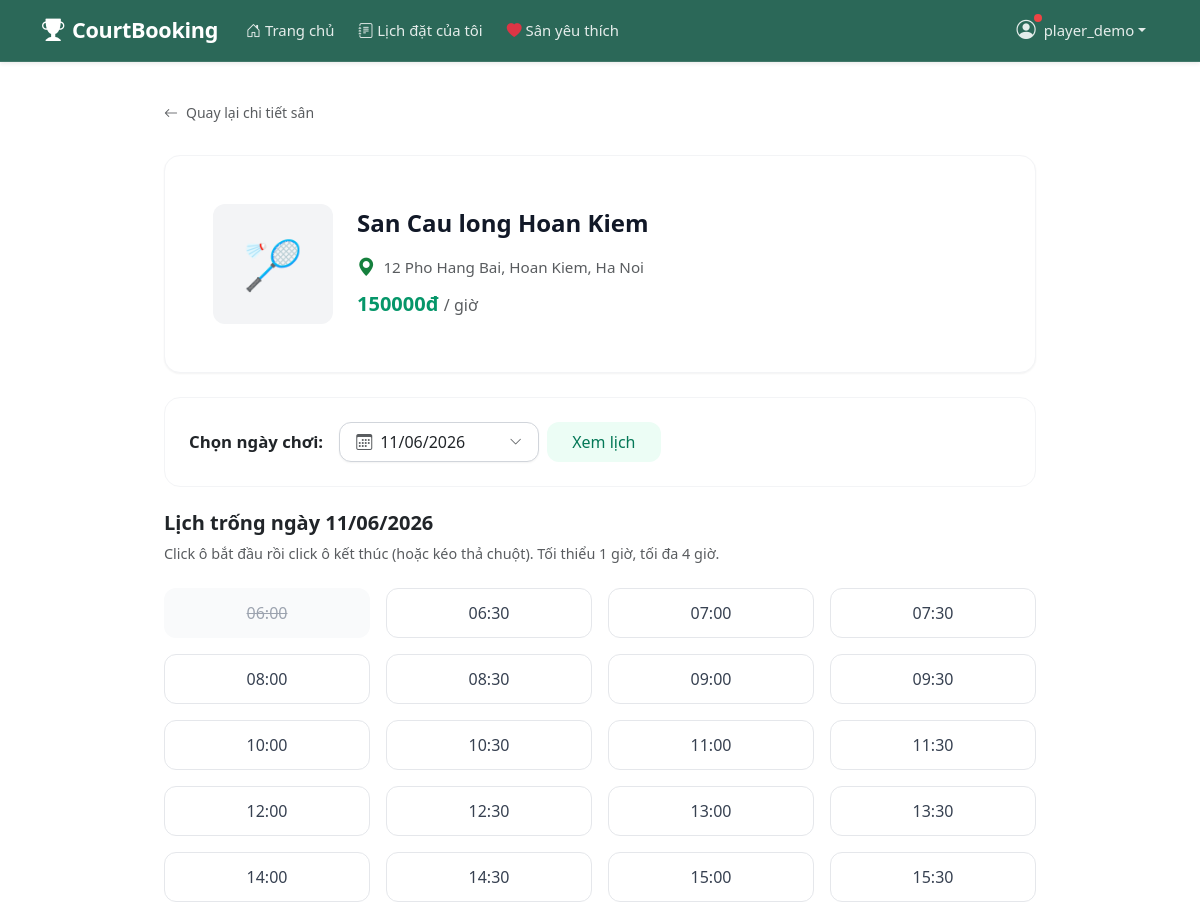
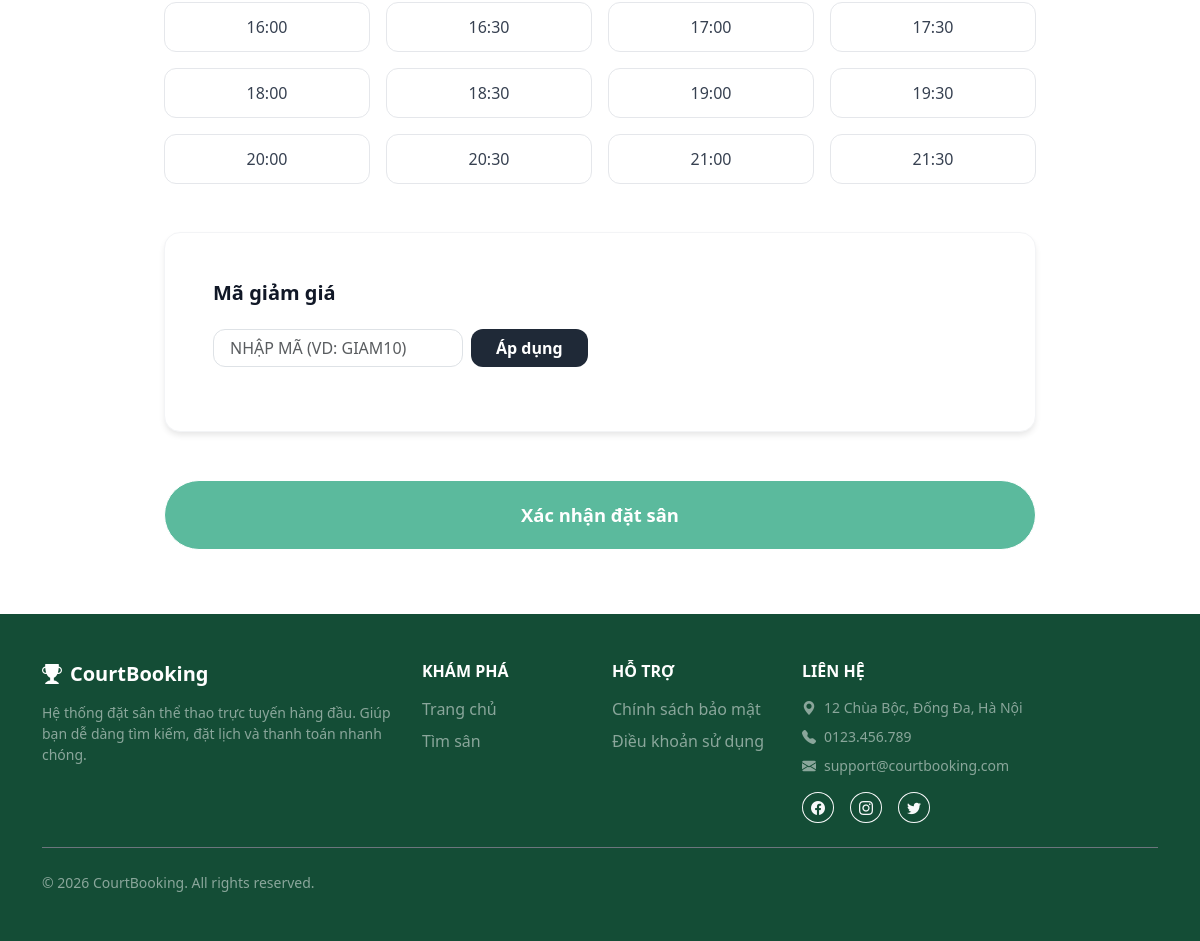
The page /bookings/book/5/ (signed in) on the database its author committed (2 pictures, top to bottom).
### accounts/models.py (models this page shows, shortened)
class User(AbstractUser):
    ROLE_CHOICES = [
        ('guest',  'Khách'),
        ('player', 'Người chơi'),
        ('owner',  'Chủ sân'),
        ('admin',  'Quản trị'),
    ]
    phone = models.CharField(max_length=15, blank=True)
    role  = models.CharField(max_length=10, choices=ROLE_CHOICES, default='player')

### courts/models.py (models this page shows, shortened)
class Court(models.Model):
    COURT_TYPE_CHOICES = [
        ('badminton',  'Cầu lông'),
        ('football',   'Bóng đá'),
        ('pickleball', 'Pickleball'),
        ('basketball', 'Bóng rổ'),
        ('tennis',     'Tennis'),
    ]
    DISTRICT_CHOICES = [
        ('cau_giay',     'Cầu Giấy'),
        ('dong_da',      'Đống Đa'),
        ('hai_ba_trung', 'Hai Bà Trưng'),
        ('hoan_kiem',    'Hoàn Kiếm'),
        ('thanh_xuan',   'Thanh Xuân'),
        ('ha_dong',      'Hà Đông'),
        ('bac_tu_liem',  'Bắc Từ Liêm'),
        ('nam_tu_liem',  'Nam Từ Liêm'),
        ('khac',         'Khác'),
    ]
    name           = models.CharField(max_length=200, verbose_name='Tên sân')
    court_type     = models.CharField(max_length=20, choices=COURT_TYPE_CHOICES, verbose_name='Loại sân')
    address        = models.CharField(max_length=300, verbose_name='Địa chỉ')
    district       = models.CharField(max_length=20, choices=DISTRICT_CHOICES, default='khac',
                                      blank=True, verbose_name='Quận/Huyện')
    description    = models.TextField(blank=True, verbose_name='Mô tả')
    price_per_hour = models.DecimalField(max_digits=10, decimal_places=0, verbose_name='Giá thuê/giờ (VNĐ)')
    image          = models.ImageField(upload_to='courts/', blank=True, null=True, verbose_name='Ảnh sân')
    is_active      = models.BooleanField(default=True, verbose_name='Đang hoạt động')
    owner          = models.ForeignKey(
        settings.AUTH_USER_MODEL,
        on_delete=models.SET_NULL,
        null=True,
        blank=True,
        related_name='owned_courts',
        verbose_name='Chủ sân',
    )
    created_at     = models.DateTimeField(auto_now_add=True, verbose_name='Ngày tạo')
    class Meta:
        ordering = ['-created_at']
        verbose_name = 'Sân'
        verbose_name_plural = 'Danh sách sân'

### bookings/views.py (the view)
# urls.py: path('book/<int:court_id>/', views.booking_create, name='booking_create'),
@login_required
def booking_create(request, court_id):
    court = get_object_or_404(Court, pk=court_id, is_active=True)
    today = date.today()
    if request.method == 'POST':
        form = BookingForm(request.POST, court=court)
        date_str = request.POST.get('date', '')
        try:
            selected_date = datetime.strptime(date_str, '%Y-%m-%d').date()
        except (ValueError, TypeError):
            selected_date = today
        if form.is_valid():
            booking       = form.save(commit=False)
            booking.user  = request.user
            booking.court = court
            order_total         = court.price_per_hour * form.cleaned_data['duration_hours']
            booking.total_price = order_total
            promo_code_str = request.POST.get('promotion', '').strip()
            if promo_code_str:
                try:
                    promo = Promotion.objects.get(code__iexact=promo_code_str)
                    if promo.is_valid_now():
                        if promo.discount_type == 'percent':
                            discount = int(order_total * promo.discount_value / 100)
                        else:
                            discount = min(int(promo.discount_value), int(order_total))
                        booking.promotion       = promo
                        booking.discount_amount = discount
                        booking.total_price     = order_total - discount
                except Promotion.DoesNotExist:
                    pass  # mã không tồn tại hoặc đã bị xóa → bỏ qua
            try:
                booking.save()
            except IntegrityError:
                messages.error(
                    request,
                    'Khung giờ vừa được người khác đặt, vui lòng chọn khung giờ khác.'
                )
                return redirect('bookings:booking_create', court_id=court.pk)
            messages.success(request, f'Đặt sân "{court.name}" thành công! Vui lòng thanh toán để xác nhận.')
            return redirect('payments:payment_process', booking_id=booking.pk)
    else:
        form = BookingForm(court=court)
        date_str = request.GET.get('date', '')
        try:
            selected_date = datetime.strptime(date_str, '%Y-%m-%d').date()
        except (ValueError, TypeError):
            selected_date = today
        if selected_date < today:
            selected_date = today
    existing_bookings = Booking.objects.filter(
        court=court,
        date=selected_date,
    ).exclude(status='cancelled')
    booked_slots = set()
    for b in existing_bookings:
        start_idx = _time_to_slot(b.start_time)
        end_idx   = start_idx + b.duration_hours * 2   # 1 giờ = 2 slot
        for i in range(start_idx, min(end_idx, 32)):
            booked_slots.add(i)
    past_slots = set()
    if selected_date == today:
        current_slot = _time_to_slot(datetime.now().time())
        past_slots   = set(range(0, current_slot + 1))
    slots_info = []
    for idx in range(32):
        hour   = 6 + idx // 2
        minute = 30 if idx % 2 == 1 else 0
        slots_info.append({
            'index':      idx,
            'time_label': f'{hour:02d}:{minute:02d}',
            'is_booked':  idx in booked_slots,
            'is_past':    idx in past_slots,
        })
    context = {
        'form':              form,
        'court':             court,
        'selected_date':     selected_date,
        'selected_date_str': selected_date.strftime('%Y-%m-%d'),
        'today_str':         today.strftime('%Y-%m-%d'),
        'slots_info':        slots_info,
    }
    return render(request, 'bookings/booking_form.html', context)

### bookings/templates/bookings/booking_form.html (shortened to what this page needs)
{% extends 'base.html' %}
{% load humanize %}
{% block content %}
<div class="container" style="max-width: 56rem; margin: 0 auto; padding-top: 2rem; padding-bottom: 4rem;">
    <a href="{% url 'courts:court_detail' court.pk %}"
       class="back-link-bloom d-inline-flex align-items-center text-decoration-none text-muted mb-4" style="font-size: 0.875rem; font-weight: 500;">
        <i class="bi bi-arrow-left me-2"></i>Quay lại chi tiết sân
    </a>
    <div class="bg-white p-4 p-md-5 mb-4 d-flex flex-column flex-md-row gap-4 align-items-md-center" style="border-radius: 1rem; box-shadow: 0 1px 2px 0 rgba(0,0,0,0.05); border: 1px solid #f3f4f6;">
        {% if court.image %}
            <img src="{{ court.image.url }}" alt="{{ court.name }}" style="width: 120px; height: 120px; object-fit: cover; border-radius: 0.75rem; flex-shrink: 0; box-shadow: 0 1px 3px rgba(0,0,0,0.1);">
        {% else %}
            <div style="width: 120px; height: 120px; border-radius: 0.75rem; display: flex; align-items: center; justify-content: center; background-color: #f3f4f6; font-size: 3rem; flex-shrink: 0;">
                {% if court.court_type == 'badminton' %}🏸
                {% elif court.court_type == 'football' %}⚽
                {% elif court.court_type == 'pickleball' %}🏓
                {% elif court.court_type == 'basketball' %}🏀
                {% elif court.court_type == 'tennis' %}🎾
                {% else %}🏟️{% endif %}
            </div>
        {% endif %}
        <div>
            <h2 class="fw-bold mb-3" style="font-size: 1.5rem; color: #111827;">{{ court.name }}</h2>
            <div class="text-muted d-flex align-items-center mb-1" style="font-size: 0.95rem;">
                <i class="bi bi-geo-alt-fill text-success me-2" style="font-size: 1.15rem; transform: translateY(-1px);"></i>
                <span>{{ court.address }}</span>
            </div>
            <p class="fw-bold mt-2 mb-0" style="color: #059669; font-size: 1.25rem;">
                {{ court.price_per_hour|intcomma }}đ <span class="text-muted fw-normal" style="font-size: 1rem;">/ giờ</span>
            </p>
        </div>
    </div>
    <div class="bg-white p-4 mb-4" style="border-radius: 1rem; border: 1px solid #f3f4f6;">
        <form method="GET" action="" class="d-flex flex-column flex-md-row align-items-md-center gap-3">
            <label class="form-label fw-bold mb-0 text-dark" style="font-size: 1.05rem;">Chọn ngày chơi:</label>
            <div class="d-flex gap-2 align-items-center">
                <div class="position-relative" id="customDatepickerWrapper">
                    <button type="button" id="datePickerTrigger" class="btn px-3 d-flex justify-content-between align-items-center" style="width: 200px; border-radius: 0.75rem; text-align: left; background-color: #fff; border: 1px solid #d1d5db; box-shadow: 0 1px 2px 0 rgba(0,0,0,0.05); height: 2.5rem;">
                        <span id="datePickerDisplayText" class="fw-medium text-dark"><i class="bi bi-calendar3 me-2 text-muted"></i>{{ selected_date|date:"d/m/Y" }}</span>
                        <i class="bi bi-chevron-down text-muted" style="font-size: 0.8rem;"></i>
                    </button>
                </div>
                <button type="submit" class="btn fw-medium px-4" style="background-color: #ecfdf5; color: #047857; border-radius: 0.75rem; height: 2.5rem;">Xem lịch</button>
            </div>
        </form>
    </div>
    <div class="mb-4">
        <h5 class="fw-bold mb-2">Lịch trống ngày {{ selected_date|date:"d/m/Y" }}</h5>
        <p class="text-muted mb-0" style="font-size: 0.9rem;">
            Click ô bắt đầu rồi click ô kết thúc (hoặc kéo thả chuột). Tối thiểu 1 giờ, tối đa 4 giờ.
        </p>
    </div>
    <div id="slot-grid">
        {% for slot in slots_info %}
            <div class="time-slot {% if slot.is_booked %}booked{% elif slot.is_past %}past{% endif %}"
                 data-index="{{ slot.index }}"
                 data-time="{{ slot.time_label }}"
                 {% if slot.is_booked %}title="Đã có người đặt"{% elif slot.is_past %}title="Giờ đã qua"{% endif %}>
                {{ slot.time_label }}
            </div>
        {% endfor %}
    </div>
    <div class="bg-white p-4 p-md-5 mt-5" style="border-radius: 1rem; box-shadow: 0 4px 6px -1px rgba(0,0,0,0.1); border: 1px solid #f3f4f6;">
        <h5 class="fw-bold mb-4" style="color: #111827;">Mã giảm giá</h5>
        <div class="d-flex gap-2 mb-3">
            <input type="text" id="promoInput" class="form-control px-3"
                   placeholder="Nhập mã (VD: GIAM10)"
                   style="max-width: 250px; text-transform: uppercase; border-radius: 0.75rem;"
                   autocomplete="off">
            <button type="button" class="btn fw-semibold px-4"
                    style="background-color: #1f2937; color: white; border-radius: 0.75rem;"
                    onmouseover="this.style.backgroundColor='#374151'" onmouseout="this.style.backgroundColor='#1f2937'"
                    onclick="applyPromo()">Áp dụng</button>
        </div>
    </div>
    <form method="POST" action="{% url 'bookings:booking_create' court.pk %}" class="mt-5">
        <div class="d-grid">
            <button type="submit" id="submit-btn"
                    class="btn submit-btn-lift text-white fw-bold"
                    style="background-color: #059669; border-radius: 9999px; padding: 1.25rem 2rem; font-size: 1.15rem;"
                    disabled>
                Xác nhận đặt sân
            </button>
        </div>
    </form>
</div>
{% endblock %}

### templates/partials/header.html (shortened to what this page needs)
<nav class="navbar navbar-expand-lg navbar-dark shadow-sm sticky-top" style="background-color: rgba(6, 78, 59, 0.85) !important; backdrop-filter: blur(12px); -webkit-backdrop-filter: blur(12px); border-bottom: 1px solid rgba(255, 255, 255, 0.1);">
    <div class="container">
        <a class="navbar-brand fw-bold d-flex align-items-center" href="{% url 'courts:court_list' %}">
            <i class="bi bi-trophy-fill me-2" style="font-size: 1.4rem;"></i>
            CourtBooking
        </a>
        <div class="collapse navbar-collapse" id="navbarMain">
            <ul class="navbar-nav me-auto mb-2 mb-lg-0">
                <li class="nav-item">
                    <a class="nav-link {% if request.resolver_match.view_name == 'courts:court_list' %}active-link{% endif %}" href="{% url 'courts:court_list' %}">
                        <i class="bi bi-house-door me-1"></i>Trang chủ
                    </a>
                </li>
                {% if user.is_authenticated %}
                    {% if request.session.role == 'player' %}
                    <li class="nav-item">
                        <a class="nav-link {% if request.resolver_match.view_name == 'bookings:booking_list' %}active-link{% endif %}" href="{% url 'bookings:booking_list' %}">
                            <i class="bi bi-journal-text me-1"></i>Lịch đặt của tôi
                        </a>
                    </li>
                    <li class="nav-item">
                        <a class="nav-link {% if request.resolver_match.view_name == 'courts:favorite_list' %}active-link{% endif %}" href="{% url 'courts:favorite_list' %}">
                            <i class="bi bi-heart-fill me-1 text-danger"></i>Sân yêu thích
                        </a>
                    </li>
                    {% endif %}
                {% endif %}
            </ul>
            <ul class="navbar-nav ms-auto mb-2 mb-lg-0">
                {% if user.is_authenticated %}
                    <li class="nav-item dropdown">
                        <a class="nav-link dropdown-toggle d-flex align-items-center"
                           href="#" role="button"
                           data-bs-toggle="dropdown" aria-expanded="false">
                            <span class="position-relative d-inline-block me-1">
                                <i class="bi bi-person-circle" style="font-size: 1.2rem;"></i>
                                <span class="notify-dot"></span>
                            </span>
                            {{ user.username }}
                        </a>
                    </li>
                {% endif %}
            </ul>
        </div>
    </div>
</nav>

### rows shown on the page
User: username "player_demo"
Court: name "San Cau long Hoan Kiem", address "12 Pho Hang Bai, Hoan Kiem, Ha Noi", price_per_hour "150000"

### other values the page prints
{{ selected_date|date:"d/m/Y" }} "11/06/2026"
{{ slot.time_label }} "06:00" "06:30" "07:00" "07:30" "08:00" "08:30" "09:00" "09:30" "10:00" "10:30" "11:00" "11:30" "12:00" "12:30" "13:00" "13:30" "14:00" "14:30" "15:00" "15:30" "16:00" "16:30" "17:00" "17:30" "18:00" "18:30" "19:00" "19:30" "20:00" "20:30" "21:00" "21:30"
